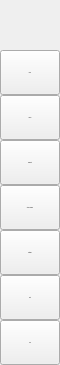
        <widget class="QFrame" name="leftMenuBg">
         <property name="minimumSize">
          <size>
           <width>60</width>
           <height>0</height>
          </size>
         </property>
         <property name="maximumSize">
          <size>
           <width>60</width>
           <height>16777215</height>
          </size>
         </property>
         <property name="frameShape">
          <enum>QFrame::NoFrame</enum>
         </property>
         <property name="frameShadow">
          <enum>QFrame::Raised</enum>
         </property>
         <layout class="QVBoxLayout" name="verticalLayout_3">
          <property name="spacing">
           <number>0</number>
          </property>
          <property name="leftMargin">
           <number>0</number>
          </property>
          <property name="topMargin">
           <number>0</number>
          </property>
          <property name="rightMargin">
           <number>0</number>
          </property>
          <property name="bottomMargin">
           <number>0</number>
          </property>
          <item>
           <widget class="QFrame" name="topLogoInfo">
            <property name="minimumSize">
             <size>
              <width>0</width>
              <height>50</height>
             </size>
            </property>
            <property name="maximumSize">
             <size>
              <width>16777215</width>
              <height>50</height>
             </size>
            </property>
            <property name="frameShape">
             <enum>QFrame::NoFrame</enum>
            </property>
            <property name="frameShadow">
             <enum>QFrame::Raised</enum>
            </property>
            <widget class="QFrame" name="topLogo">
             <property name="geometry">
              <rect>
               <x>10</x>
               <y>5</y>
               <width>42</width>
               <height>42</height>
              </rect>
             </property>
             <property name="minimumSize">
              <size>
               <width>42</width>
               <height>42</height>
              </size>
             </property>
             <property name="maximumSize">
              <size>
               <width>42</width>
               <height>42</height>
              </size>
             </property>
             <property name="frameShape">
              <enum>QFrame::NoFrame</enum>
             </property>
             <property name="frameShadow">
              <enum>QFrame::Raised</enum>
             </property>
            </widget>
            <widget class="QLabel" name="titleLeftApp">
             <property name="geometry">
              <rect>
               <x>70</x>
               <y>8</y>
               <width>160</width>
               <height>20</height>
              </rect>
             </property>
             <property name="font">
              <font>
               <family>Segoe UI Semibold</family>
               <pointsize>12</pointsize>
               <italic>false</italic>
               <bold>false</bold>
              </font>
             </property>
             <property name="text">
              <string>FUTU ALGO</string>
             </property>
             <property name="alignment">
              <set>Qt::AlignLeading|Qt::AlignLeft|Qt::AlignTop</set>
             </property>
            </widget>
            <widget class="QLabel" name="titleLeftDescription">
             <property name="geometry">
              <rect>
               <x>70</x>
               <y>27</y>
               <width>160</width>
               <height>16</height>
              </rect>
             </property>
             <property name="maximumSize">
              <size>
               <width>16777215</width>
               <height>16</height>
              </size>
             </property>
             <property name="font">
              <font>
               <family>Segoe UI</family>
               <pointsize>8</pointsize>
               <italic>false</italic>
               <bold>false</bold>
              </font>
             </property>
             <property name="text">
              <string>Algorithmic Trading Solution</string>
             </property>
             <property name="alignment">
              <set>Qt::AlignLeading|Qt::AlignLeft|Qt::AlignTop</set>
             </property>
            </widget>
           </widget>
          </item>
          <item>
           <widget class="QFrame" name="leftMenuFrame">
            <property name="frameShape">
             <enum>QFrame::NoFrame</enum>
            </property>
            <property name="frameShadow">
             <enum>QFrame::Raised</enum>
            </property>
            <layout class="QVBoxLayout" name="verticalMenuLayout">
             <property name="spacing">
              <number>0</number>
             </property>
             <property name="leftMargin">
              <number>0</number>
             </property>
             <property name="topMargin">
              <number>0</number>
             </property>
             <property name="rightMargin">
              <number>0</number>
             </property>
             <property name="bottomMargin">
              <number>0</number>
             </property>
             <item>
              <widget class="QFrame" name="toggleBox">
               <property name="maximumSize">
                <size>
                 <width>16777215</width>
                 <height>45</height>
                </size>
               </property>
               <property name="frameShape">
                <enum>QFrame::NoFrame</enum>
               </property>
               <property name="frameShadow">
                <enum>QFrame::Raised</enum>
               </property>
               <layout class="QVBoxLayout" name="verticalLayout_4">
                <property name="spacing">
                 <number>0</number>
                </property>
                <property name="leftMargin">
                 <number>0</number>
                </property>
                <property name="topMargin">
                 <number>0</number>
                </property>
                <property name="rightMargin">
                 <number>0</number>
                </property>
                <property name="bottomMargin">
                 <number>0</number>
                </property>
                <item>
                 <widget class="QPushButton" name="toggleButton">
                  <property name="sizePolicy">
                   <sizepolicy hsizetype="Expanding" vsizetype="Fixed">
                    <horstretch>0</horstretch>
                    <verstretch>0</verstretch>
                   </sizepolicy>
                  </property>
                  <property name="minimumSize">
                   <size>
                    <width>0</width>
                    <height>45</height>
                   </size>
                  </property>
                  <property name="font">
                   <font>
                    <family>Segoe UI</family>
                       <pointsize>-1</pointsize>
                    <italic>false</italic>
                    <bold>false</bold>
                   </font>
                  </property>
                  <property name="cursor">
                   <cursorShape>PointingHandCursor</cursorShape>
                  </property>
                  <property name="layoutDirection">
                   <enum>Qt::LeftToRight</enum>
                  </property>
                  <property name="styleSheet">
                   <string notr="true">background-image: url(:/icons/images/icons/icon_menu.png);</string>
                  </property>
                  <property name="text">
                   <string>Hide</string>
                  </property>
                 </widget>
                </item>
               </layout>
              </widget>
             </item>
             <item alignment="Qt::AlignTop">
              <widget class="QFrame" name="topMenu">
               <property name="frameShape">
                <enum>QFrame::NoFrame</enum>
               </property>
               <property name="frameShadow">
                <enum>QFrame::Raised</enum>
               </property>
               <layout class="QVBoxLayout" name="verticalLayout_8">
                <property name="spacing">
                 <number>0</number>
                </property>
                <property name="leftMargin">
                 <number>0</number>
                </property>
                <property name="topMargin">
                 <number>0</number>
                </property>
                <property name="rightMargin">
                 <number>0</number>
                </property>
                <property name="bottomMargin">
                 <number>0</number>
                </property>
                <item>
                 <widget class="QPushButton" name="btn_home">
                  <property name="sizePolicy">
                   <sizepolicy hsizetype="Expanding" vsizetype="Fixed">
                    <horstretch>0</horstretch>
                    <verstretch>0</verstretch>
                   </sizepolicy>
                  </property>
                  <property name="minimumSize">
                   <size>
                    <width>0</width>
                    <height>45</height>
                   </size>
                  </property>
                  <property name="font">
                   <font>
                    <family>Segoe UI</family>
                       <pointsize>-1</pointsize>
                    <italic>false</italic>
                    <bold>false</bold>
                   </font>
                  </property>
                  <property name="cursor">
                   <cursorShape>PointingHandCursor</cursorShape>
                  </property>
                  <property name="layoutDirection">
                   <enum>Qt::LeftToRight</enum>
                  </property>
                  <property name="styleSheet">
                   <string notr="true">background-image: url(:/icons/images/icons/cil-home.png);</string>
                  </property>
                  <property name="text">
                   <string>Home</string>
                  </property>
                 </widget>
                </item>
                <item>
                 <widget class="QPushButton" name="btn_widgets">
                  <property name="sizePolicy">
                   <sizepolicy hsizetype="Expanding" vsizetype="Fixed">
                    <horstretch>0</horstretch>
                    <verstretch>0</verstretch>
                   </sizepolicy>
                  </property>
                  <property name="minimumSize">
                   <size>
                    <width>0</width>
                    <height>45</height>
                   </size>
                  </property>
                  <property name="font">
                   <font>
                    <family>Segoe UI</family>
                       <pointsize>-1</pointsize>
                    <italic>false</italic>
                    <bold>false</bold>
                   </font>
                  </property>
                  <property name="cursor">
                   <cursorShape>PointingHandCursor</cursorShape>
                  </property>
                  <property name="layoutDirection">
                   <enum>Qt::LeftToRight</enum>
                  </property>
                  <property name="styleSheet">
                   <string notr="true">background-image: url(:/icons/images/icons/cil-gamepad.png);</string>
                  </property>
                  <property name="text">
                   <string>Widgets</string>
                  </property>
                 </widget>
                </item>
                <item>
                 <widget class="QPushButton" name="btn_stock_trading">
                  <property name="sizePolicy">
                   <sizepolicy hsizetype="Expanding" vsizetype="Fixed">
                    <horstretch>0</horstretch>
                    <verstretch>0</verstretch>
                   </sizepolicy>
                  </property>
                  <property name="minimumSize">
                   <size>
                    <width>0</width>
                    <height>45</height>
                   </size>
                  </property>
                  <property name="font">
                   <font>
                    <family>Segoe UI</family>
                       <pointsize>-1</pointsize>
                    <italic>false</italic>
                    <bold>false</bold>
                   </font>
                  </property>
                  <property name="cursor">
                   <cursorShape>PointingHandCursor</cursorShape>
                  </property>
                  <property name="layoutDirection">
                   <enum>Qt::LeftToRight</enum>
                  </property>
                  <property name="autoFillBackground">
                   <bool>false</bool>
                  </property>
                  <property name="styleSheet">
                   <string notr="true">background-image:url(:/icons/images/icons/cil-transfer.png);</string>
                  </property>
                  <property name="text">
                   <string>Stock Trading</string>
                  </property>
                 </widget>
                </item>
                <item>
                 <widget class="QPushButton" name="btn_settings">
                  <property name="sizePolicy">
                   <sizepolicy hsizetype="Expanding" vsizetype="Fixed">
                    <horstretch>0</horstretch>
                    <verstretch>0</verstretch>
                   </sizepolicy>
                  </property>
                  <property name="minimumSize">
                   <size>
                    <width>0</width>
                    <height>45</height>
                   </size>
                  </property>
                  <property name="font">
                   <font>
                    <family>Segoe UI</family>
                       <pointsize>-1</pointsize>
                    <italic>false</italic>
                    <bold>false</bold>
                   </font>
                  </property>
                  <property name="cursor">
                   <cursorShape>PointingHandCursor</cursorShape>
                  </property>
                  <property name="layoutDirection">
                   <enum>Qt::LeftToRight</enum>
                  </property>
                  <property name="styleSheet">
                   <string notr="true">background-image:url(:/icons/images/icons/cil-settings.png);</string>
                  </property>
                  <property name="text">
                   <string>Settings</string>
                  </property>
                 </widget>
                </item>
                <item>
                 <widget class="QPushButton" name="btn_exit">
                  <property name="sizePolicy">
                   <sizepolicy hsizetype="Expanding" vsizetype="Fixed">
                    <horstretch>0</horstretch>
                    <verstretch>0</verstretch>
                   </sizepolicy>
                  </property>
                  <property name="minimumSize">
                   <size>
                    <width>0</width>
                    <height>45</height>
                   </size>
                  </property>
                  <property name="font">
                   <font>
                    <family>Segoe UI</family>
                       <pointsize>-1</pointsize>
                    <italic>false</italic>
                    <bold>false</bold>
                   </font>
                  </property>
                  <property name="cursor">
                   <cursorShape>PointingHandCursor</cursorShape>
                  </property>
                  <property name="layoutDirection">
                   <enum>Qt::LeftToRight</enum>
                  </property>
                  <property name="styleSheet">
                   <string notr="true">background-image: url(:/icons/images/icons/cil-x.png);</string>
                  </property>
                  <property name="text">
                   <string>Exit</string>
                  </property>
                 </widget>
                </item>
               </layout>
              </widget>
             </item>
             <item alignment="Qt::AlignBottom">
              <widget class="QFrame" name="bottomMenu">
               <property name="frameShape">
                <enum>QFrame::NoFrame</enum>
               </property>
               <property name="frameShadow">
                <enum>QFrame::Raised</enum>
               </property>
               <layout class="QVBoxLayout" name="verticalLayout_9">
                <property name="spacing">
                 <number>0</number>
                </property>
                <property name="leftMargin">
                 <number>0</number>
                </property>
                <property name="topMargin">
                 <number>0</number>
                </property>
                <property name="rightMargin">
                 <number>0</number>
                </property>
                <property name="bottomMargin">
                 <number>0</number>
                </property>
                <item>
                 <widget class="QPushButton" name="toggleLeftBox">
                  <property name="sizePolicy">
                   <sizepolicy hsizetype="Expanding" vsizetype="Fixed">
                    <horstretch>0</horstretch>
                    <verstretch>0</verstretch>
                   </sizepolicy>
                  </property>
                  <property name="minimumSize">
                   <size>
                    <width>0</width>
                    <height>45</height>
                   </size>
                  </property>
                  <property name="font">
                   <font>
                    <family>Segoe UI</family>
                       <pointsize>-1</pointsize>
                    <italic>false</italic>
                    <bold>false</bold>
                   </font>
                  </property>
                  <property name="cursor">
                   <cursorShape>PointingHandCursor</cursorShape>
                  </property>
                  <property name="layoutDirection">
                   <enum>Qt::LeftToRight</enum>
                  </property>
                  <property name="styleSheet">
                   <string notr="true">background-image: url(:/icons/images/icons/cil-speech.png);</string>
                  </property>
                  <property name="text">
                   <string>Info</string>
                  </property>
                 </widget>
                </item>
               </layout>
              </widget>
             </item>
            </layout>
           </widget>
          </item>
         </layout>
        </widget>
